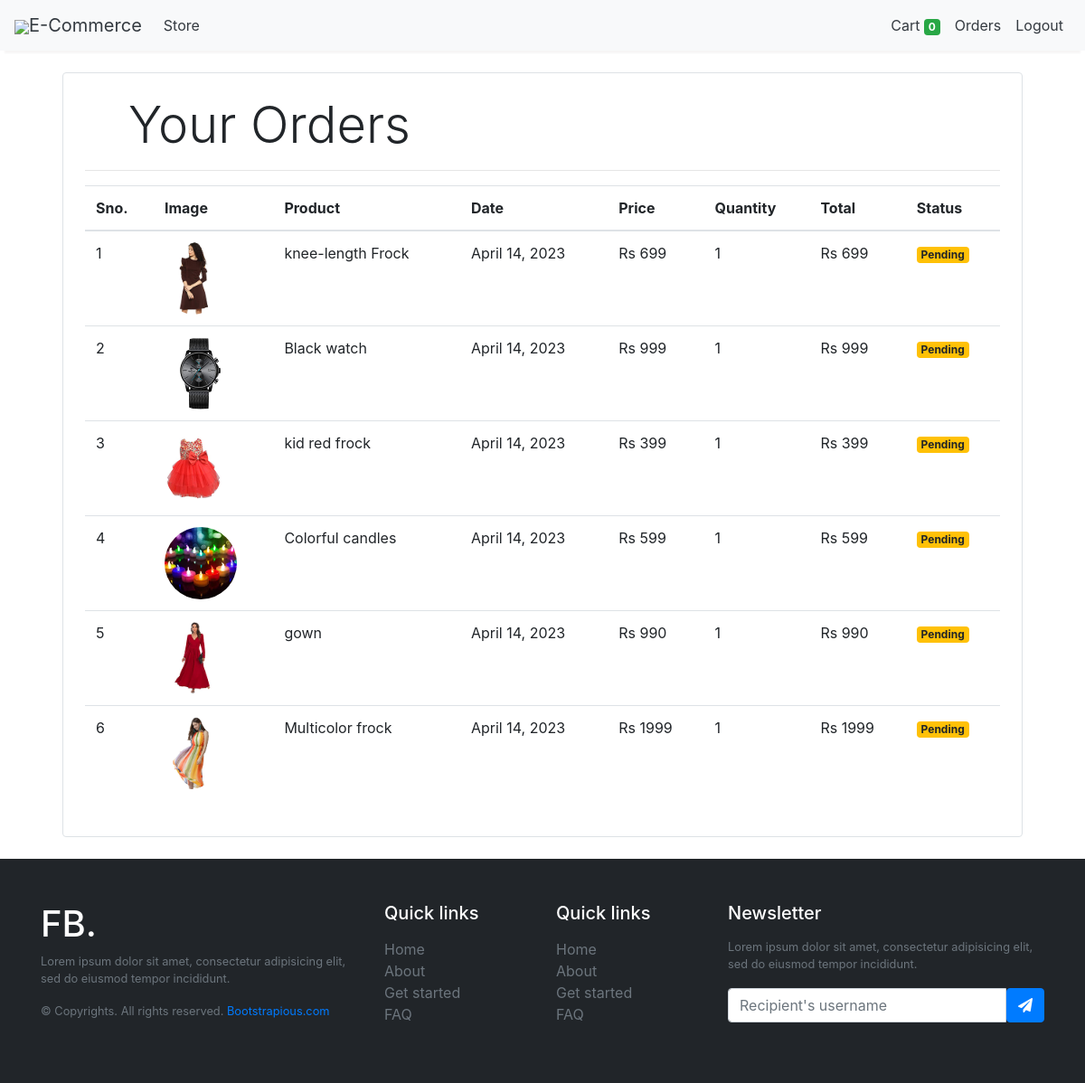
The page /orders (signed in) on the database its author committed.
### store/models/orders.py (models this page shows, shortened)
class Order(models.Model):
    product = models.ForeignKey(Products,
                                on_delete=models.CASCADE)
    customer = models.ForeignKey(Customer,
                                 on_delete=models.CASCADE)
    quantity = models.IntegerField(default=1)
    price = models.IntegerField()
    address = models.CharField (max_length=50, default='', blank=True)
    phone = models.CharField (max_length=50, default='', blank=True)
    date = models.DateField (default=datetime.datetime.today)
    status = models.BooleanField (default=False)
    @staticmethod
    def get_orders_by_customer(customer_id):
        return Order.objects.filter(customer=customer_id).order_by('-date')

### store/models/product.py (models this page shows, shortened)
class Products(models.Model):
    name = models.CharField(max_length=60)
    price= models.IntegerField(default=0)
    category= models.ForeignKey(Category,on_delete=models.CASCADE,default=1 )
    description= models.CharField(max_length=250, default='', blank=True, null= True)
    image= models.ImageField(upload_to='uploads/products/')

### store/middlewares/auth.py (the view)
    def middleware(request):
        print(request.session.get('customer'))
        returnUrl = request.META['PATH_INFO']
        print(request.META['PATH_INFO'])
        if not request.session.get('customer'):
           return redirect(f'login?return_url={returnUrl}')
        response = get_response(request)
        return response

### store/templatetags/custom_filter.py (called while the page is built)
@register.filter(name='currency')
def currency(number):
    return "Rs "+str(number)

@register.filter(name='multiply')
def multiply(number , number1):
    return number * number1

### store/views/orders.py (called while the page is built)
    def get(self , request ):
        customer = request.session.get('customer')
        orders = Order.get_orders_by_customer(customer)
        print(orders)
        return render(request , 'orders.html'  , {'orders' : orders})

### store/templates/orders.html
{% extends 'base.html' %}
{% block content %}
{% load cart %}
{% load custom_filter %}
<div class="container">
   <div class="border rounded p-4 m-4">
        <p class="display-4 pl-4 ml-4">Your Orders</p>
        <hr>
        <table class="table">
            <thead>
                <tr>
                    <th>Sno.</th>
                    <th>Image</th>
                    <th>Product</th>
                    <th>Date</th>
                    <th>Price</th>
                    <th>Quantity</th>
                    <th>Total</th>
                    <th>Status</th>
                </tr>
            </thead>
            <tbody>
                {% for order in orders %}
                <tr>
                    <td>{{forloop.counter}}</td>
                    <td><img style="height: 80px;" class="rounded-circle" src="{{order.product.image.url}}" alt=""></td>
                    <td>{{order.product.name}}</td>
                    <td>{{order.date}}</td>
                    <td>{{order.price|currency}}</td>
                    <td>{{order.quantity}}</td>
                    <td>{{order.quantity|multiply:order.price|currency}}</td>
                    {% if order.status %}
                    <td><small class="badge badge-success">Completed</small></td>
                    {%else%}
                    <td><small class="badge badge-warning">Pending</small></td>
                    {% endif %}
                </tr>
                {% endfor %}
            </tbody>
        </table>
   </div>
</div>
{% endblock %}

### store/templates/base.html (shortened to what this page needs)
<!doctype html>
<html lang="en">
<head>
  <link rel="stylesheet" href="https://maxcdn.bootstrapcdn.com/bootstrap/4.0.0/css/bootstrap.min.css"
>
</head>
<body>
<nav class="one-edge-shadow
  navbar navbar-dark bg-light
  sticky-top navbar
  navbar-expand-lg
  text-white">
    <a class="navbar-brand ms-3 text-dark " href="/">
    <link rel="stylesheet" href="https://use.fontawesome.com/releases/v5.7.0/css/all.css">
    <img src="https://www.freepnglogos.com/uploads/shopping-cart-png/shopping-cart-svg-png-icon-download-28.png" style="width:50px;height:50px,color:white;">E-Commerce</a>
    <div class="collapse navbar-collapse" id="navbarSupportedContent">
      <ul class="navbar-nav mr-auto">
        <li class="nav-item active">
          <a class="nav-link text-dark" href="/store">Store <span class="sr-only">(current)</span></a>
        </li>
          </ul>
      <ul class=" navbar-nav my-2 my-lg-0">
        <li class="nav-item active">
          <a class="nav-link text-dark" href="/cart">Cart
            <span class="badge badge-success">{{request.session.cart.keys|length}}</span>
            <span class="sr-only">(current)</span></a>
        </li>
        {% if request.session.customer %}
        <li class="nav-item active ">
          <a class="nav-link text-dark" href="/orders">Orders<span class="sr-only">(current)</span></a>
        </li>
        <li class="nav-item active ">
          <a class="nav-link text-dark" href="/logout">Logout<span class="sr-only">(current)</span></a>
        </li>
        {% endif %}
      </ul>
    </div>
  </nav>
  {% block content %}{% endblock %}
  <div class="d-flex flex-column h-100">
    <footer class="w-100 py-4 flex-shrink-0">
        <div class="container py-4">
            <div class="row gy-4 gx-5">
                <div class="col-lg-4 col-md-6">
                    <h5 class="h1 text-white">FB.</h5>
                    <p class="small text-muted">Lorem ipsum dolor sit amet, consectetur adipisicing elit, sed do eiusmod tempor incididunt.</p>
                    <p class="small text-muted mb-0">&copy; Copyrights. All rights reserved. <a class="text-primary" href="#">Bootstrapious.com</a></p>
                </div>
                <div class="col-lg-2 col-md-6">
                    <h5 class="text-white mb-3">Quick links</h5>
                    <ul class="list-unstyled text-muted">
                        <li><a href="#">Home</a></li>
                        <li><a href="#">About</a></li>
                        <li><a href="#">Get started</a></li>
                        <li><a href="#">FAQ</a></li>
                    </ul>
                </div>
                <div class="col-lg-2 col-md-6">
                    <h5 class="text-white mb-3">Quick links</h5>
                    <ul class="list-unstyled text-muted">
                        <li><a href="#">Home</a></li>
                        <li><a href="#">About</a></li>
                        <li><a href="#">Get started</a></li>
                        <li><a href="#">FAQ</a></li>
                    </ul>
                </div>
                <div class="col-lg-4 col-md-6">
                    <h5 class="text-white mb-3">Newsletter</h5>
                    <p class="small text-muted">Lorem ipsum dolor sit amet, consectetur adipisicing elit, sed do eiusmod tempor incididunt.</p>
                    <form action="#">
                        <div class="input-group mb-3">
                            <input class="form-control" type="text" placeholder="Recipient's username" aria-label="Recipient's username" aria-describedby="button-addon2">
                            <button class="btn btn-primary" id="button-addon2" type="button"><i class="fas fa-paper-plane"></i></button>
                        </div>
                    </form>
                </div>
            </div>
        </div>
    </footer>
</div>
</body>
</html>

### rows shown on the page
Order: product.image (picture), product.name "knee-length Frock", date "April 14, 2023", price "Rs 699", quantity "1", quantity|multiply "Rs 699", status "Pending"
Order: product.image (picture), product.name "Black watch", date "April 14, 2023", price "Rs 999", quantity "1", quantity|multiply "Rs 999", status "Pending"
Order: product.image (picture), product.name "kid red frock", date "April 14, 2023", price "Rs 399", quantity "1", quantity|multiply "Rs 399", status "Pending"
Order: product.image (picture), product.name "Colorful candles", date "April 14, 2023", price "Rs 599", quantity "1", quantity|multiply "Rs 599", status "Pending"
Order: product.image (picture), product.name "gown", date "April 14, 2023", price "Rs 990", quantity "1", quantity|multiply "Rs 990", status "Pending"
Order: product.image (picture), product.name "Multicolor frock", date "April 14, 2023", price "Rs 1999", quantity "1", quantity|multiply "Rs 1999", status "Pending"

### other values the page prints
{{ request.session.cart.keys|length }} "0"
